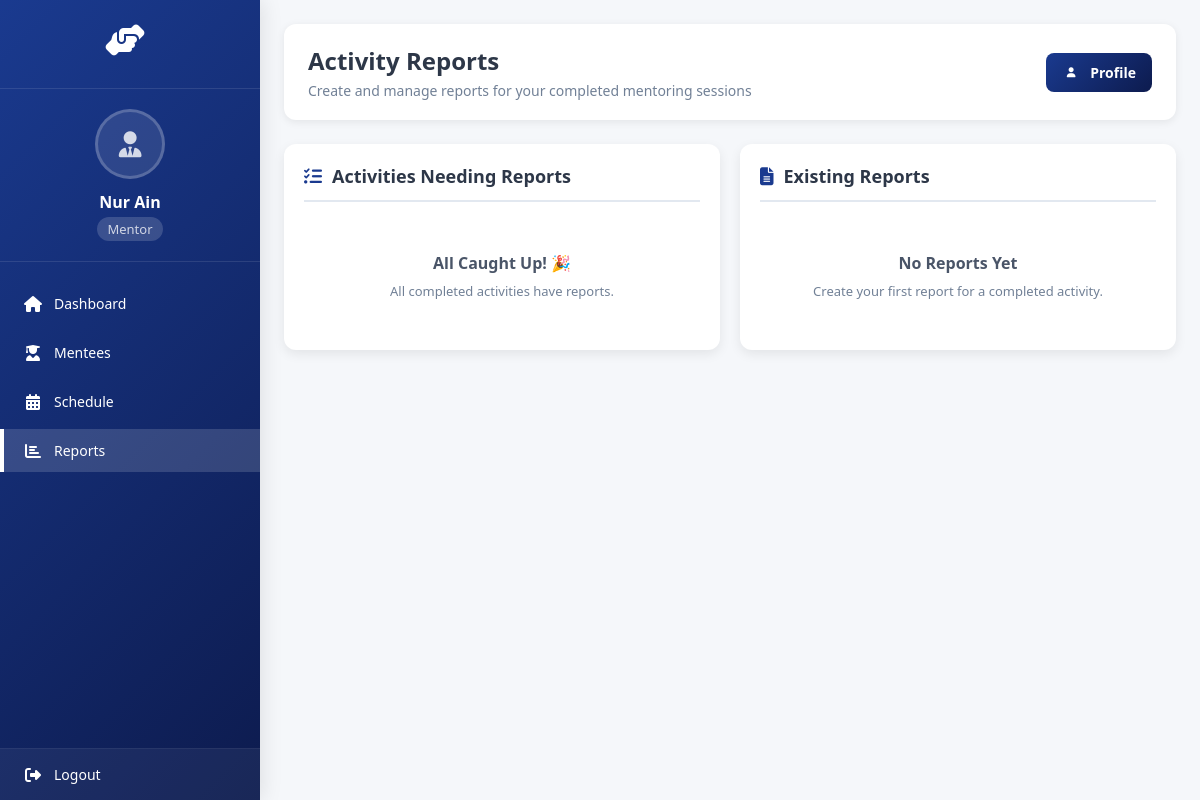
/mmms/mentor/reports/ (signed in), run on an earlier commit of the app's database.
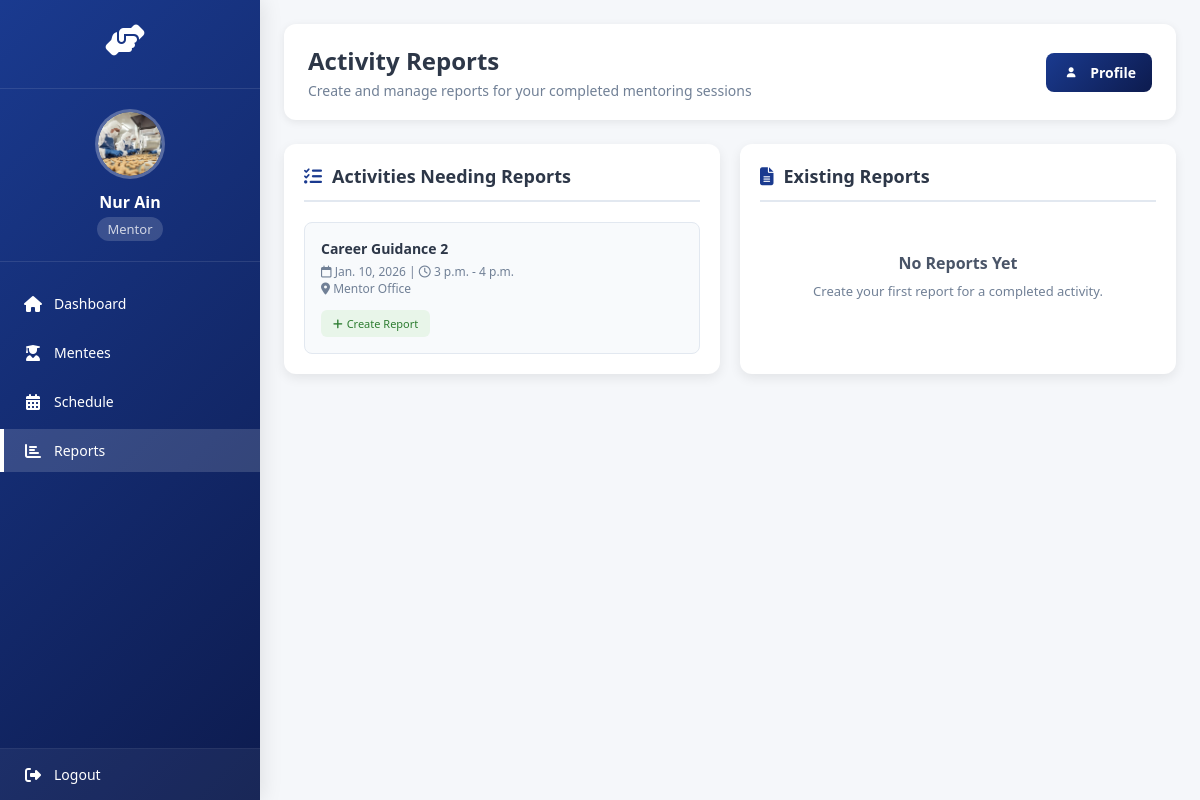
And on a later commit of the database.
### system/models.py (models this page shows, shortened)
class Mentor(models.Model):
    user = models.OneToOneField(settings.AUTH_USER_MODEL, on_delete=models.CASCADE)
    profile_picture = models.ImageField(upload_to='mentor_profile_pictures/', null=True, blank=True)
    MentorID = models.CharField(max_length=12, primary_key=True)
    MentorName = models.CharField(max_length=100)
    MentorEmail = models.EmailField()
    MentorPhone = models.CharField(max_length=15)
    MentorIC = models.CharField(max_length=15)
    MentorAddress = models.CharField(max_length=255)
    MentorPostcode = models.CharField(max_length=10)
    MentorCity = models.CharField(max_length=50)
    MentorState = models.CharField(max_length=50)
    MentorRace = models.CharField(max_length=50)
    MentorReligion = models.CharField(max_length=50)
    MentorDepartment = models.CharField(max_length=100)
    MaxMentees = models.IntegerField(default=20)
    CurrentMentees = models.IntegerField(default=0)
    MentorJoinDate = models.DateField()

class Activity(models.Model):
    ACTIVITY_TYPES = (
        ('mentoring', 'Mentoring Session'),
        ('workshop', 'Workshop'),
        ('seminar', 'Seminar'),
        ('meeting', 'Meeting'),
        ('other', 'Other'),
    )
    ActivityID = models.CharField(max_length=20, primary_key=True)
    ActivityName = models.CharField(max_length=200)
    ActivityType = models.CharField(max_length=20, choices=ACTIVITY_TYPES)
    Description = models.TextField(blank=True)
    Date = models.DateField()
    StartTime = models.TimeField()
    EndTime = models.TimeField()
    Location = models.CharField(max_length=200)
    CreatedBy = models.ForeignKey(settings.AUTH_USER_MODEL, on_delete=models.CASCADE)
    CreatedAt = models.DateTimeField(auto_now_add=True)
    IsMentoringSession = models.BooleanField(default=False)
    PrimaryMentor = models.ForeignKey('Mentor', on_delete=models.CASCADE, null=True, blank=True,
                                     related_name='primary_activities')
    AdditionalMentors = models.ManyToManyField('Mentor', blank=True,
                                              related_name='additional_activities')
    Attendees = models.ManyToManyField(Mentee, through='Attendance')
    @property
    def Mentor(self):
        """Backward compatibility property - returns primary mentor"""
        return self.PrimaryMentor

### system/views.py (the view, shortened to what this page needs)
# urls.py: path('mentor/reports/', views.activity_report, name='activity_report'),
@login_required
def activity_report(request):
    if request.user.role != 'mentor':
        messages.error(request, 'Access denied. Mentor role required.')
        return redirect('homepage')
    mentor = get_object_or_404(Mentor, user=request.user)
    reportable_activities = Activity.objects.filter(
        IsMentoringSession=True,
        PrimaryMentor=mentor,  # Changed from Mentor to PrimaryMentor
        mentoringsession__completed=True
    ).order_by('-Date')
    existing_reports = []
    reports = ActivityReport.objects.filter(
        activity__in=reportable_activities
    ).select_related('activity')
    activities_without_reports = reportable_activities.exclude(
        activityreport__isnull=False
    )
    context = {
        'mentor': mentor,
        'existing_reports': existing_reports,
        'activities_without_reports': activities_without_reports,
    }
    return render(request, 'activity_report.html', context)

### system/templates/activity_report.html (shortened to what the changed rows need)
<!DOCTYPE html>
<html lang="en">
<head>
    <link rel="stylesheet" href="https://cdnjs.cloudflare.com/ajax/libs/font-awesome/6.4.0/css/all.min.css">
</head>
<body>
    <div class="sidebar">
        <div class="user-info">
            <div class="user-avatar">
                {% if mentor.profile_picture %}
                    <img src="{{ mentor.profile_picture.url }}" alt="Profile Picture" id="sidebarProfilePic">
                {% else %}
                    <i class="fas fa-user-tie" id="sidebarProfileIcon"></i>
                {% endif %}
            </div>
            <div class="user-name">{{ mentor.MentorName }}</div>
            <div class="user-role">Mentor</div>
        </div>
    </div>
    <div class="main-content">
        <div class="content-header">
            <div>
                <h1>Activity Reports</h1>
            </div>
        </div>
        <div class="sections-container">
            <div class="section">
                <h2 class="section-title">
                    <i class="fas fa-tasks"></i>
                    Activities Needing Reports
                </h2>
                {% if activities_without_reports %}
                <div class="activity-list">
                    {% for activity in activities_without_reports %}
                    <div class="activity-item">
                        <div class="activity-name">{{ activity.ActivityName }}</div>
                        <div class="activity-details">
                            <i class="far fa-calendar"></i> {{ activity.Date }} |
                            <i class="far fa-clock"></i> {{ activity.StartTime }} - {{ activity.EndTime }}<br>
                            <i class="fas fa-map-marker-alt"></i> {{ activity.Location }}
                        </div>
                        <div class="activity-actions">
                            <a href="{% url 'create_activity_report' activity.ActivityID %}" class="btn btn-success">
                                <i class="fas fa-plus"></i> Create Report
                            </a>
                        </div>
                    </div>
                    {% endfor %}
                </div>
                {% else %}
                <div class="no-data">
                    <h3>All Caught Up! 🎉</h3>
                    <p>All completed activities have reports.</p>
                </div>
                {% endif %}
            </div>
            <div class="section">
                <h2 class="section-title">
                    <i class="fas fa-file-alt"></i>
                    Existing Reports
                </h2>
            </div>
        </div>
    </div>
</body>
</html>

What changed in the data, as far as the page shows it:
changed Mentor "Nur Ain": profile_picture: picture added
added Activity: ActivityName "Career Guidance 2", Date "Jan. 10, 2026", StartTime "3 p.m.", EndTime "4 p.m.", Location "Mentor Office"
Also different on the page:
text no longer shown: "All Caught Up! 🎉 All completed activities have reports."
